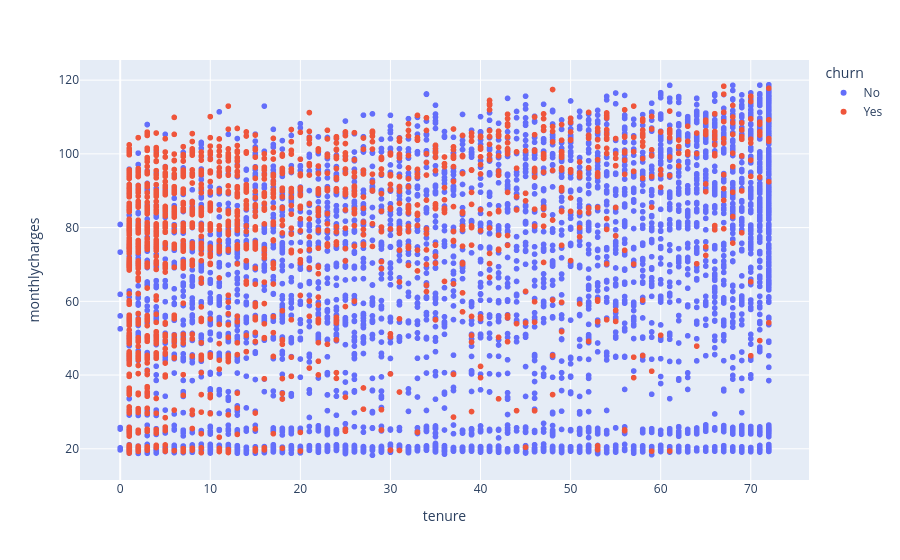

Notebook cell for this chart:
### Code cell
fig = px.scatter(df,
                 x="tenure",
                 y="monthlycharges",
                 color="churn")

fig.write_html("../visualizations/html/scatter.html")

fig.show()

### Figure 1 — Plotly figure (JSON) as saved in the notebook; plotly's stock layout.template omitted (floating-point values rounded to 4 significant figures; data arrays with more than 128 entries replaced by an {"elided": "..."} marker saying what was removed)
{"data": [{"hovertemplate": "churn=No<br>tenure=%{x}<br>monthlycharges=%{y}<extra></extra>", "legendgroup": "No", "marker": {"color": "#636efa", "symbol": "circle"}, "mode": "markers", "name": "No", "showlegend": true, "type": "scattergl", "x": {"elided": "5174 int values"}, "xaxis": "x", "y": {"elided": "5174 float values"}, "yaxis": "y"}, {"hovertemplate": "churn=Yes<br>tenure=%{x}<br>monthlycharges=%{y}<extra></extra>", "legendgroup": "Yes", "marker": {"color": "#EF553B", "symbol": "circle"}, "mode": "markers", "name": "Yes", "showlegend": true, "type": "scattergl", "x": {"elided": "1869 int values"}, "xaxis": "x", "y": {"elided": "1869 float values"}, "yaxis": "y"}], "layout": {"legend": {"title": {"text": "churn"}, "tracegroupgap": 0}, "margin": {"t": 60}, "xaxis": {"anchor": "y", "domain": [0, 1], "title": {"text": "tenure"}}, "yaxis": {"anchor": "x", "domain": [0, 1], "title": {"text": "monthlycharges"}}}}
